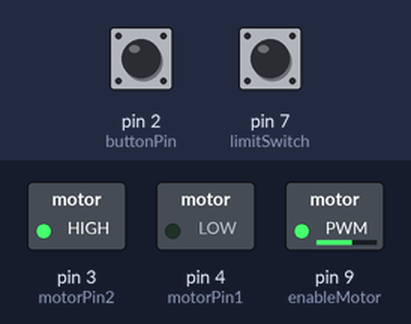
A sketch run on a simulated Arduino Uno, built with avr-gcc and run on an emulated ATmega328P. Shown: switched loads named in the sketch (green lamp = pin HIGH). The test bench sets the inputs (shaded band); at power-on: pin 7 (limitSwitch) HIGH, pin 2 (buttonPin) HIGH. What the sketch prints to the serial monitor is not drawn.

Above: at 1.2 s.
1.3 s: pin 7 (limitSwitch) pulled LOW for 0.15 s
At 2.1 s:
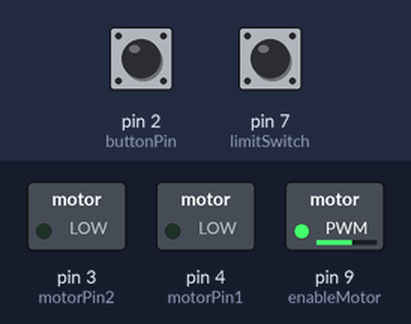
At 3.5 s:
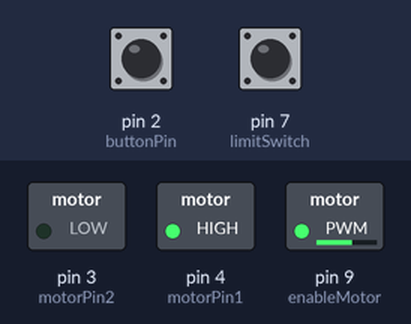
3.8 s: pin 2 (buttonPin) pulled LOW for 0.15 s
Timing chart, 0 to 6.8 s (numbered marks = the images above; inputs shaded):
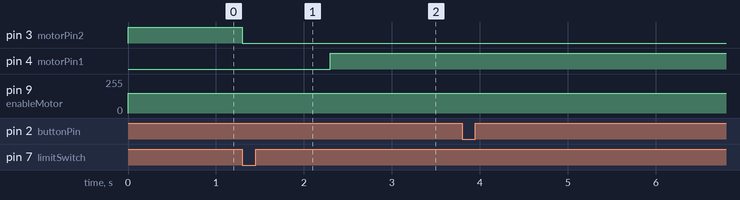

The sketch:

LAB04_Controlling_Motors_-_Scott__Walsh.ino
```cpp
const int buttonPin = 2;
const int motorPin1 = 4;
const int motorPin2 = 3;
const int enableMotor = 9;
const int motorSpeed = 150;
const int limitSwitch = 7;

volatile int count = 0;
int buttonState = 0;
int lastButtonState = 1;
unsigned long currentMicros = 0;
unsigned long lastMicros = 0;
int mode;
int edgeCount;

void setup() {
  pinMode(buttonPin, INPUT);
  pinMode(motorPin1, OUTPUT);
  pinMode(motorPin2, OUTPUT);
  pinMode(enableMotor, OUTPUT);
  Serial.begin(9600);
  attachInterrupt(0, encoderInterrupt, RISING);
  pinMode(limitSwitch, INPUT);
  mode = 0;
  edgeCount = 3;
}

void loop() {
  if(mode == 0) {
    if(digitalRead(limitSwitch)==LOW)
    {
      digitalWrite(motorPin1, LOW);
      digitalWrite(motorPin2, LOW);
      delay(1000);
      mode = 1;
    }
    else
    {
      analogWrite(enableMotor, motorSpeed);
      digitalWrite(motorPin1, LOW);
      digitalWrite(motorPin2, HIGH);
    }
  }
 if(mode == 1) {
  if (count > 3)
  {
    digitalWrite(motorPin1, LOW);
    digitalWrite(motorPin2, LOW);
    count = 0;
    delay(1000);
    mode = 2;
  }
  else
  {
    analogWrite(enableMotor, motorSpeed);
    digitalWrite(motorPin1, HIGH);
    digitalWrite(motorPin2, LOW);
  }
 }
 if(mode == 2) {
  if (count > edgeCount)
  {
    digitalWrite(motorPin1, LOW);
    digitalWrite(motorPin2, LOW);
    count = 0;
    delay(1000);
    mode = 0;
  }
  else
  {
    analogWrite(enableMotor, motorSpeed);
    digitalWrite(motorPin1, HIGH);
    digitalWrite(motorPin2, LOW);
  }
  }
}

void encoderInterrupt()
{
  buttonState = digitalRead(buttonPin);
  Serial.println(count);
  currentMicros = micros();
  if(buttonState == LOW && lastButtonState == HIGH && currentMicros - lastMicros > 200000)
  {
    count++;
    lastMicros = micros();
  }
  lastButtonState = buttonState;
}
```

Measured:
- after the input at 1.3 s, pin 3 (motorPin2): HIGH → LOW at once; pin 4 (motorPin1): LOW → HIGH after 1.0 s
- after the input at 3.8 s, every drawn part: stays the same
